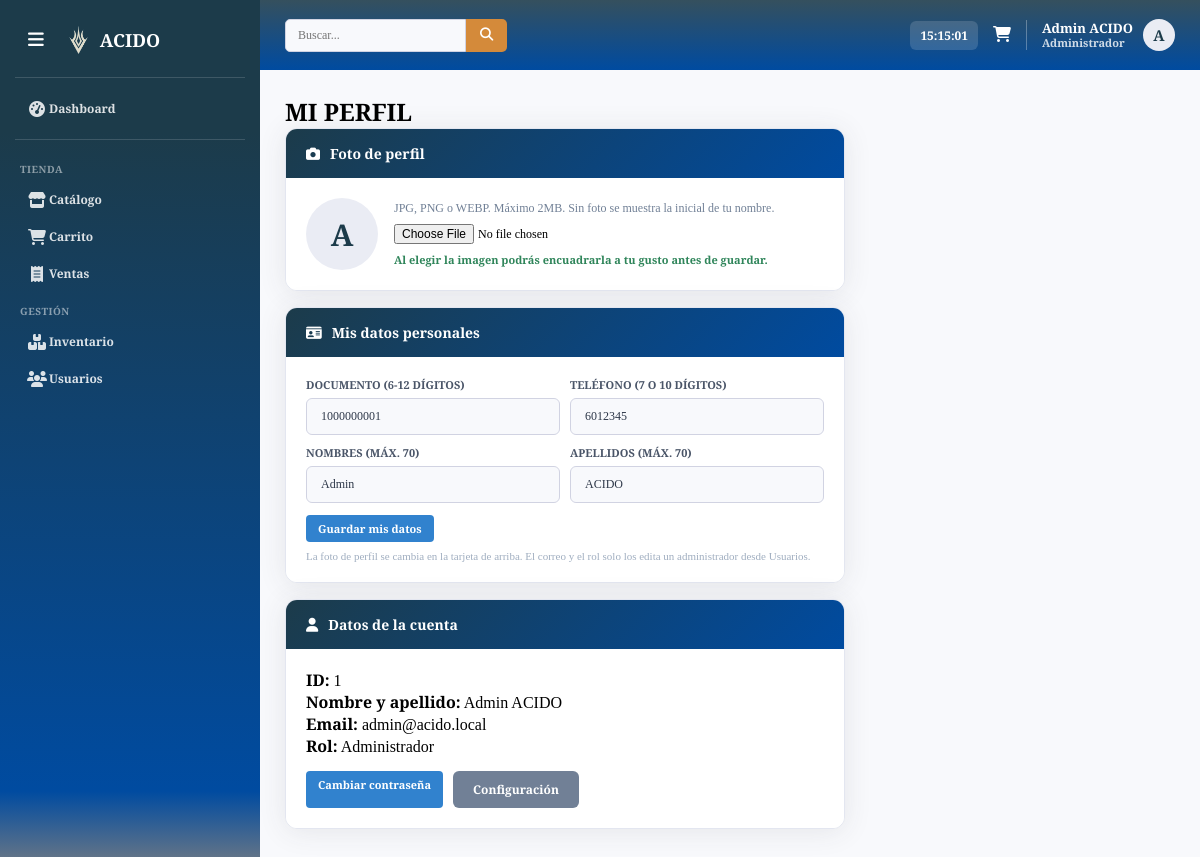
The app's page /index.php?action=profile (signed in) with its own data.
### tables this page shows
CREATE TABLE usuario (
  ID_Usuario INT AUTO_INCREMENT PRIMARY KEY,
  Email VARCHAR(100) NOT NULL UNIQUE,
  Seudonimo VARCHAR(50) NULL UNIQUE,
  Foto VARCHAR(512) NULL,
  Password_Hash VARCHAR(255) NOT NULL,
  Rol ENUM('Cliente', 'Empleado', 'Administrador') NOT NULL DEFAULT 'Cliente',
  ID_Empleado INT NULL UNIQUE,
  ID_Cliente INT NULL UNIQUE,
  deleted_at DATETIME NULL DEFAULT NULL,
  FOREIGN KEY (ID_Empleado) REFERENCES empleado(ID_Empleado) ON DELETE CASCADE,
  FOREIGN KEY (ID_Cliente) REFERENCES cliente(ID_Cliente) ON DELETE CASCADE
);

CREATE TABLE cliente (
  ID_Cliente INT AUTO_INCREMENT PRIMARY KEY,
  Nombres VARCHAR(70) NOT NULL,
  Apellidos VARCHAR(70) NOT NULL,
  Documento VARCHAR(20) NULL UNIQUE,
  Telefono VARCHAR(15) NULL,
  deleted_at DATETIME NULL DEFAULT NULL
);

### model/Usuario.php (called while the page is built, shortened)
<?php
require_once __DIR__ . "/../config/conexion.php";
class Usuario
{
    private $db;
    public function __construct()
    {
        $conexionObj = new Conexion();
        $this->db = $conexionObj->conn;
    }
    private function mapearFila($row)
    {
        $email = $row['Email'] ?? $row['email'] ?? '';
        $row['email'] = $email;
        $row['Email'] = $email;
        if (isset($row['ID_Usuario'])) {
            $row['id'] = $row['ID_Usuario'];
        } elseif (isset($row['id'])) {
            $row['ID_Usuario'] = $row['id'];
        }
        if (isset($row['Rol'])) {
            $row['rol'] = $row['Rol'];
        } elseif (isset($row['rol'])) {
            $row['Rol'] = $row['rol'];
        }
        $nom = trim((string)($row['ClienteNombres'] ?? $row['Nombres'] ?? $row['nombres'] ?? ''));
        $ape = trim((string)($row['ClienteApellidos'] ?? $row['Apellidos'] ?? $row['apellidos'] ?? ''));
        if ($nom !== '' || $ape !== '') {
            $full = trim($nom . ' ' . $ape);
            $row['Nombres'] = $nom;
            $row['Apellidos'] = $ape;
            $row['nombres'] = $nom;
            $row['apellidos'] = $ape;
            $row['nombre'] = $full;
            $row['nombre_completo'] = $full;
        } elseif (!isset($row['nombre'])) {
            $row['nombre'] = $this->nombreDesdeEmail($email);
        }
        return $row;
    }
    public function obtenerPorId($id)
    {
        try {
            $stmt = $this->db->prepare("SELECT u.ID_Usuario, u.Email, u.Rol, u.Foto, u.deleted_at, (u.deleted_at IS NULL) AS Activo, c.Nombres AS ClienteNombres, c.Apellidos AS ClienteApellidos FROM usuario u LEFT JOIN cliente c ON c.ID_Cliente = u.ID_Cliente WHERE u.ID_Usuario = :id LIMIT 1");
            $stmt->bindParam(":id", $id, PDO::PARAM_INT);
            $stmt->execute();
            $row = $stmt->fetch(PDO::FETCH_ASSOC);
            return $row ? $this->mapearFila($row) : false;
        } catch (PDOException $e) {
            error_log("Usuario::obtenerPorId: " . $e->getMessage());
            return false;
        }
    }
    public function datosPersona($id)
    {
        $base = ['documento' => '', 'nombres' => '', 'apellidos' => '', 'telefono' => ''];
        try {
            $stmt = $this->db->prepare("SELECT c.Documento, c.Nombres, c.Apellidos, c.Telefono, e.Nombres AS EN, e.Apellidos AS EA FROM usuario u LEFT JOIN cliente c ON c.ID_Cliente = u.ID_Cliente LEFT JOIN empleado e ON e.ID_Empleado = u.ID_Empleado WHERE u.ID_Usuario = :id LIMIT 1");
            $stmt->execute([':id' => $id]);
            $r = $stmt->fetch(PDO::FETCH_ASSOC);
            return [
                'documento' => (string)($r['Documento'] ?? ''),
                'nombres'   => (string)($r['Nombres'] ?? $r['EN'] ?? ''),
                'apellidos' => (string)($r['Apellidos'] ?? $r['EA'] ?? ''),
                'telefono'  => (string)($r['Telefono'] ?? ''),
            ];
        } catch (PDOException $e) {
            error_log("Usuario::datosPersona: " . $e->getMessage());
            return $base;
        }
    }
}

### lib/Env.php (called while the page is built, shortened)
<?php
class Env
{
    public static function get($key, $default = null)
    {
        $v = getenv($key);
        if ($v !== false) return $v;
        return $default;
    }
}

### config/conexion.php (called while the page is built, shortened)
<?php
require_once __DIR__ . "/../lib/Env.php";
class Conexion {
    public function __construct() {
        $host    = Env::get("DB_HOST", "localhost");
        $port    = (int)Env::get("DB_PORT", 3306);
        $dbname  = Env::get("DB_NAME", "proyecto_acido");
        $user    = Env::get("DB_USER", "root");
        $pass    = Env::get("DB_PASS", "");
        $charset = Env::get("DB_CHARSET", "utf8mb4");
        try {
            $this->conn = new PDO("mysql:host={$host};port={$port};dbname={$dbname};charset={$charset}", $user, $pass);
        } catch (PDOException $e) {
            error_log("Conexion: " . $e->getMessage());
            die("Error en la conexión. Intenta más tarde.");
        }
    }
}

### controller/UsuarioController.php (called while the page is built, shortened)
<?php
require_once __DIR__ . "/../model/Usuario.php";
class UsuarioController {
    private $usuarioModel;
    public function __construct() {
        $this->usuarioModel = new Usuario();
    }
    public function obtenerPorId($id) {
        return $this->usuarioModel->obtenerPorId($id);
    }
    public function datosPersona($id) {
        return $this->usuarioModel->datosPersona($id);
    }
}
?>

### view/perfil.php (the view, shortened to what this page needs)
<?php
$u = $_SESSION["user"];
$nombre = $u["nombre_completo"] ?? $u["nombre"] ?? trim(($u["Nombres"] ?? "") . " " . ($u["Apellidos"] ?? "")) ?: explode('@', $u["Email"] ?? $u["email"] ?? '')[0];
$email = $u["Email"] ?? $u["email"] ?? '';
$rol = $u["Rol"] ?? $u["rol"] ?? 'Cliente';
$id = $u["ID_Usuario"] ?? $u["id"] ?? '-';
$foto = $u["foto"] ?? $u["Foto"] ?? null;
$iniPerfil = trim((string)$nombre) !== '' ? (function_exists('mb_strtoupper') ? mb_strtoupper(mb_substr(trim((string)$nombre), 0, 1, 'UTF-8'), 'UTF-8') : strtoupper(substr(trim((string)$nombre), 0, 1))) : 'U';
?>
<!DOCTYPE html>
<html lang="es">
<head>
    <link rel="stylesheet" href="/ACIDO/BACKPHP_TEST/public/css/global.css?v=<?php echo time(); ?>">
    <link rel="stylesheet" href="/ACIDO/BACKPHP_TEST/public/css/layout.css?v=<?php echo time(); ?>">
    <link rel="stylesheet" href="/ACIDO/BACKPHP_TEST/public/css/crud.css?v=<?php echo time(); ?>">
    <link rel="stylesheet" href="https://cdnjs.cloudflare.com/ajax/libs/font-awesome/6.4.0/css/all.min.css">
</head>
<body class="dashboard-body crud-body">
    <div class="dashboard-container crud-container">
        <aside id="sidebar" class="sidebar">
            <div class="sidebar-brand">
                <button type="button" id="toggleSidebar" class="toggle-btn"><i class="fa-solid fa-bars"></i></button>
                <div class="brand-info sidebar-text">
                    <img src="/ACIDO/BACKPHP_TEST/public/img/LOGO2.png" class="brand-icon" alt="Logo">
                    <span class="brand-name">ACIDO</span>
                </div>
            </div>
            <hr class="sidebar-divider">
            <?php if (in_array($rol, ['Administrador','Empleado'], true)): ?>
            <a href="index.php?action=dashboard" class="nav-item"><i class="fa-solid fa-gauge-high"></i><span class="sidebar-text">Dashboard</span></a>
            <hr class="sidebar-divider">
            <?php endif; ?>
            <div class="sidebar-heading sidebar-text">TIENDA</div>
            <a href="index.php?action=catalogo" class="nav-item"><i class="fa-solid fa-store"></i><span class="sidebar-text">Catálogo</span></a>
            <a href="index.php?action=carrito" class="nav-item"><i class="fa-solid fa-cart-shopping"></i><span class="sidebar-text">Carrito<?php $nc=array_sum($_SESSION['cart']??[]); if($nc>0) echo " ($nc)"; ?></span></a>
            <a href="index.php?action=ventas" class="nav-item"><i class="fa-solid fa-receipt"></i><span class="sidebar-text"><?php echo in_array($rol,['Administrador','Empleado'],true)?'Ventas':'Mis compras'; ?></span></a>
            <?php if (in_array($rol, ['Administrador','Empleado'], true)): ?>
            <div class="sidebar-heading sidebar-text" style="margin-top:12px;">GESTIÓN</div>
            <a href="index.php?action=inventario" class="nav-item"><i class="fa-solid fa-boxes-stacked"></i><span class="sidebar-text">Inventario</span></a>
            <a href="index.php?action=crud" class="nav-item"><i class="fa-solid fa-users"></i><span class="sidebar-text">Usuarios</span></a>
            <?php endif; ?>
        </aside>
        <main class="main-content">
            <header class="topbar">
                <div class="search-bar"><input type="text" placeholder="Buscar..."><button><i class="fa-solid fa-magnifying-glass"></i></button></div>
                <div class="topbar-user">
                    <span id="liveClock" title="Hora del sistema" style="font-size:12px;font-weight:700;color:#fff;background:rgba(255,255,255,.15);padding:6px 10px;border-radius:6px;">--:--:--</span>
                    <a href="index.php?action=carrito" class="icon-badge" title="Mi carrito" style="text-decoration:none;color:inherit;">
                        <i class="fa-solid fa-cart-shopping" style="color:#fff;"></i>
                    </a>
                    <div class="user-info-dropdown" style="position: relative;">
                        <div class="user-info" id="userMenuBtn" style="cursor: pointer;">
                            <span class="user-badge"><strong><?php echo htmlspecialchars($nombre); ?></strong><small><?php echo htmlspecialchars($rol); ?></small></span>
                            <?php $___avNb = $nombre ?? $_SESSION["user"]["nombre_completo"] ?? 'U'; $___avNbT = trim((string)$___avNb); $___avIni = $___avNbT !== '' ? (function_exists('mb_strtoupper') ? mb_strtoupper(mb_substr($___avNbT, 0, 1, 'UTF-8'), 'UTF-8') : strtoupper(substr($___avNbT, 0, 1))) : 'U'; $___avFoto = $_SESSION["user"]["foto"] ?? $_SESSION["user"]["Foto"] ?? null; ?>
                            <div class="avatar" title="<?php echo htmlspecialchars($___avNbT); ?>"><?php if (!empty($___avFoto)): ?><img src="<?php echo htmlspecialchars($___avFoto); ?>" alt="Foto de perfil"><?php else: ?><?php echo htmlspecialchars($___avIni); ?><?php endif; ?></div>
                        </div>
                    </div>
                </div>
            </header>
            <div class="content-padding-crud">
                <div class="page-header"><h2>MI PERFIL</h2></div>
                <div class="crud-modern-card" style="max-width:560px;margin-bottom:16px;">
                    <div class="crud-modern-header"><i class="fa-solid fa-camera"></i><span>Foto de perfil</span></div>
                    <div class="crud-form-body" style="display:flex;gap:16px;align-items:center;">
                        <div class="avatar avatar-big" title="<?php echo htmlspecialchars($nombre); ?>"><?php if (!empty($foto)): ?><img src="<?php echo htmlspecialchars($foto); ?>" alt="Foto de perfil"><?php else: ?><?php echo htmlspecialchars($iniPerfil); ?><?php endif; ?></div>
                        <div style="flex:1;min-width:0;">
                            <p style="margin:0 0 8px;font-size:12px;color:#718096;">JPG, PNG o WEBP. Máximo 2MB. Sin foto se muestra la inicial de tu nombre.</p>
                            <form method="POST" action="index.php?action=profile" id="fotoForm" enctype="multipart/form-data" style="display:flex;gap:8px;flex-wrap:wrap;align-items:center;">
                                <input type="file" name="foto" id="fotoInput" accept=".jpg,.jpeg,.png,.webp" required style="font-size:12px;max-width:220px;">
                                <small id="cropHint" style="display:none;width:100%;color:#2f855a;font-size:11px;font-weight:700;">Al elegir la imagen podrás encuadrarla a tu gusto antes de guardar.</small>
                            </form>
                        </div>
                    </div>
                </div>
                <div class="crud-modern-card" style="max-width:560px;margin-bottom:16px;">
                    <div class="crud-modern-header"><i class="fa-solid fa-id-card"></i><span>Mis datos personales</span></div>
                    <div class="crud-form-body">
                        <?php $pd = $perfilDetalle ?? ['documento' => '', 'nombres' => '', 'apellidos' => '', 'telefono' => '']; ?>
                        <form method="POST" action="index.php?action=profile">
                            <div style="display:grid;grid-template-columns:1fr 1fr;gap:10px;">
                                <div>
                                    <label style="display:block;font-size:11px;font-weight:700;color:#4a5568;margin-bottom:6px;">DOCUMENTO (6-12 DÍGITOS)</label>
                                    <input type="text" class="crud-input" name="documento" value="<?php echo htmlspecialchars($pd['documento'] ?? ''); ?>" required inputmode="numeric" maxlength="12" style="width:100%;">
                                </div>
                                <div>
                                    <label style="display:block;font-size:11px;font-weight:700;color:#4a5568;margin-bottom:6px;">TELÉFONO (7 O 10 DÍGITOS)</label>
                                    <input type="text" class="crud-input" name="telefono" value="<?php echo htmlspecialchars($pd['telefono'] ?? ''); ?>" required inputmode="numeric" maxlength="10" style="width:100%;">
                                </div>
                                <div>
                                    <label style="display:block;font-size:11px;font-weight:700;color:#4a5568;margin-bottom:6px;">NOMBRES (MÁX. 70)</label>
                                    <input type="text" class="crud-input" name="nombres" value="<?php echo htmlspecialchars($pd['nombres'] ?? ''); ?>" required maxlength="70" style="width:100%;">
                                </div>
                                <div>
                                    <label style="display:block;font-size:11px;font-weight:700;color:#4a5568;margin-bottom:6px;">APELLIDOS (MÁX. 70)</label>
                                    <input type="text" class="crud-input" name="apellidos" value="<?php echo htmlspecialchars($pd['apellidos'] ?? ''); ?>" required maxlength="70" style="width:100%;">
                                </div>
                            </div>
                            <button type="submit" class="btn-action-edit" style="margin-top:12px;">Guardar mis datos</button>
                        </form>
                        <p style="margin:8px 0 0;font-size:11px;color:#a0aec0;">La foto de perfil se cambia en la tarjeta de arriba. El correo y el rol solo los edita un administrador desde Usuarios.</p>
                    </div>
                </div>
                <div class="crud-modern-card" style="max-width:560px;">
                    <div class="crud-modern-header"><i class="fa-solid fa-user"></i><span>Datos de la cuenta</span></div>
                    <div class="crud-form-body">
                        <p><strong>ID:</strong> <?php echo htmlspecialchars($id); ?></p>
                        <p><strong>Nombre y apellido:</strong> <?php echo htmlspecialchars($nombre); ?></p>
                        <p><strong>Email:</strong> <?php echo htmlspecialchars($email); ?></p>
                        <p><strong>Rol:</strong> <?php echo htmlspecialchars($rol); ?></p>
                        <div style="margin-top:14px;display:flex;gap:10px;">
                            <a href="index.php?action=change_password" class="btn-action-edit" style="text-decoration:none;">Cambiar contraseña</a>
                            <a href="index.php?action=config" class="btn-crud-cancel" style="text-decoration:none;">Configuración</a>
                        </div>
                    </div>
                </div>
            </div>
        </main>
    </div>
</body>
</html>

### records on screen
usuario: Rol "Administrador", ID_Usuario "1", Email "admin@acido.local"
cliente: documento "1000000001", telefono "6012345", nombres "Admin", apellidos "ACIDO"

### other values on screen
$nombre "Admin ACIDO"
$___avIni "A"
$iniPerfil "A"
